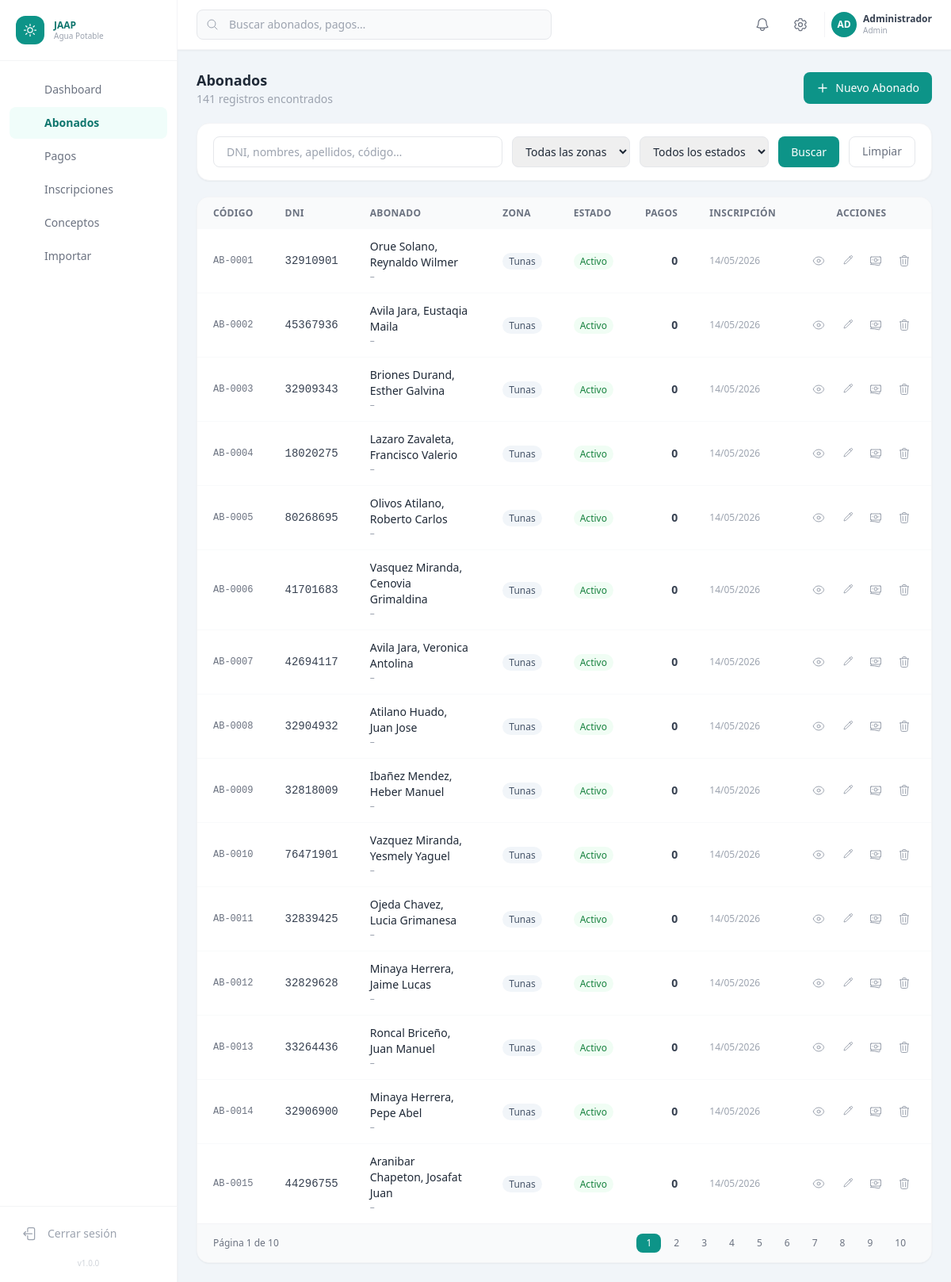
The app's page /abonados/index.php (signed in) with its own data.
### tables this page shows
CREATE TABLE `abonados` (
  `id`                INT UNSIGNED    NOT NULL AUTO_INCREMENT,
  `codigo`            VARCHAR(20)     NOT NULL COMMENT 'Código interno del abonado',
  `dni`               VARCHAR(8)      NOT NULL,
  `nombres`           VARCHAR(100)    NOT NULL,
  `apellidos`         VARCHAR(100)    NOT NULL,
  `fecha_nacimiento`  DATE            NULL,
  `departamento`      VARCHAR(100)    NOT NULL DEFAULT '',
  `provincia`         VARCHAR(100)    NOT NULL DEFAULT '',
  `distrito`          VARCHAR(100)    NOT NULL DEFAULT '',
  `direccion`         TEXT            NULL,
  `zona`              ENUM('porvenir','tunas','cerro_de_pasco') NOT NULL DEFAULT 'porvenir',
  `profesion`         VARCHAR(100)    NULL,
  `actividad`         VARCHAR(100)    NULL,
  `grado_instruccion` ENUM(
    'sin_instruccion','primaria_incompleta','primaria_completa',
    'secundaria_incompleta','secundaria_completa',
    'tecnico','universitario','posgrado'
  ) NOT NULL DEFAULT 'sin_instruccion',
  `estado_civil`      ENUM('soltero','casado','conviviente','viudo','divorciado') NOT NULL DEFAULT 'soltero',
  `telefono`          VARCHAR(15)     NULL,
  `email`             VARCHAR(100)    NULL,
  `numero_hijos`      TINYINT UNSIGNED NOT NULL DEFAULT 0,
  `fecha_inscripcion` DATE            NULL,
  `estado`            ENUM('activo','inactivo','suspendido') NOT NULL DEFAULT 'activo',
  `observaciones`     TEXT            NULL,
  `creado_por`        INT UNSIGNED    NULL,
  `created_at`        TIMESTAMP       NOT NULL DEFAULT CURRENT_TIMESTAMP,
  `updated_at`        TIMESTAMP       NOT NULL DEFAULT CURRENT_TIMESTAMP ON UPDATE CURRENT_TIMESTAMP,
  PRIMARY KEY (`id`),
  UNIQUE KEY `uk_dni`    (`dni`),
  UNIQUE KEY `uk_codigo` (`codigo`),
  KEY `idx_zona`   (`zona`),
  KEY `idx_estado` (`estado`),
  CONSTRAINT `fk_abonado_creado` FOREIGN KEY (`creado_por`) REFERENCES `usuarios_sistema` (`id`) ON DELETE SET NULL
);

### config/config.php (called while the page is built, shortened)
<?php
function e(string $s): string
{
    return htmlspecialchars($s, ENT_QUOTES | ENT_HTML5, 'UTF-8');
}

### abonados/index.php (the view, shortened to what this page needs)
<?php
$pdo = getDB();
$buscar = trim($_GET['buscar'] ?? '');
$zona   = $_GET['zona']   ?? '';
$estado = $_GET['estado'] ?? '';
$page   = max(1, (int)($_GET['page'] ?? 1));
$limit  = 15;
$offset = ($page - 1) * $limit;
$where  = ['1=1'];
$params = [];
$whereStr = implode(' AND ', $where);
$total = $pdo->prepare("SELECT COUNT(*) FROM abonados a WHERE $whereStr");
$total->execute($params);
$totalRows = (int)$total->fetchColumn();
$totalPages = max(1, (int)ceil($totalRows / $limit));
$stmt = $pdo->prepare("
    SELECT a.*,
           (SELECT COUNT(*) FROM pagos p WHERE p.abonado_id = a.id) AS total_pagos
    FROM abonados a
    WHERE $whereStr
    ORDER BY a.created_at DESC
    LIMIT $limit OFFSET $offset
");
$stmt->execute($params);
$abonados = $stmt->fetchAll();
require_once __DIR__ . '/../includes/header.php';
require_once __DIR__ . '/../includes/sidebar.php';
?>
<div class="flex flex-col flex-1 overflow-hidden">
  <?php require_once __DIR__ . '/../includes/topbar.php'; ?>
  <main class="flex-1 overflow-y-auto p-6 space-y-5">
    <div class="flex flex-col sm:flex-row sm:items-center justify-between gap-3">
      <div>
        <h1 class="text-lg font-bold text-gray-800">Abonados</h1>
        <p class="text-sm text-gray-400"><?= number_format($totalRows) ?> registros encontrados</p>
      </div>
      <a href="<?= APP_URL ?>/abonados/crear.php"
         class="inline-flex items-center gap-2 bg-brand-600 hover:bg-brand-700 text-white text-sm font-medium
                px-4 py-2.5 rounded-lg transition-colors">
        <svg class="w-4 h-4" fill="none" viewBox="0 0 24 24" stroke-width="2" stroke="currentColor">
          <path stroke-linecap="round" stroke-linejoin="round" d="M12 4.5v15m7.5-7.5h-15" />
        </svg>
        Nuevo Abonado
      </a>
    </div>
    <form method="GET" class="bg-white rounded-2xl shadow-sm border border-gray-100 px-5 py-4">
      <div class="flex flex-col sm:flex-row gap-3">
        <input name="buscar" value="<?= e($buscar) ?>" placeholder="DNI, nombres, apellidos, código…"
               class="flex-1 px-4 py-2 text-sm border border-gray-200 rounded-lg focus:outline-none focus:ring-2 focus:ring-brand-300">
        <select name="zona" class="px-3 py-2 text-sm border border-gray-200 rounded-lg focus:outline-none focus:ring-2 focus:ring-brand-300">
          <option value="">Todas las zonas</option>
        </select>
        <select name="estado" class="px-3 py-2 text-sm border border-gray-200 rounded-lg focus:outline-none focus:ring-2 focus:ring-brand-300">
          <option value="">Todos los estados</option>
        </select>
        <button type="submit"
                class="bg-brand-600 hover:bg-brand-700 text-white text-sm font-medium px-4 py-2 rounded-lg transition-colors">
          Buscar
        </button>
        <a href="<?= APP_URL ?>/abonados/index.php"
           class="border border-gray-200 text-gray-500 hover:text-gray-700 text-sm font-medium px-4 py-2 rounded-lg transition-colors">
          Limpiar
        </a>
      </div>
    </form>
    <div class="bg-white rounded-2xl shadow-sm border border-gray-100 overflow-hidden">
      <div class="overflow-x-auto">
        <table class="w-full text-sm">
          <thead class="bg-gray-50 text-xs text-gray-500 uppercase tracking-wide">
            <tr>
              <th class="px-5 py-3 text-left">Código</th>
              <th class="px-5 py-3 text-left">DNI</th>
              <th class="px-5 py-3 text-left">Abonado</th>
              <th class="px-5 py-3 text-left">Zona</th>
              <th class="px-5 py-3 text-left">Estado</th>
              <th class="px-5 py-3 text-right">Pagos</th>
              <th class="px-5 py-3 text-left">Inscripción</th>
              <th class="px-5 py-3 text-center">Acciones</th>
            </tr>
          </thead>
          <tbody class="divide-y divide-gray-50">
            <?php foreach ($abonados as $a): ?>
            <tr class="hover:bg-gray-50 transition-colors">
              <td class="px-5 py-3 font-mono text-xs text-gray-500"><?= e($a['codigo']) ?></td>
              <td class="px-5 py-3 font-mono text-gray-700"><?= e($a['dni']) ?></td>
              <td class="px-5 py-3">
                <div class="font-medium text-gray-800"><?= e($a['apellidos'] . ', ' . $a['nombres']) ?></div>
                <div class="text-xs text-gray-400"><?= e($a['distrito'] . ' – ' . $a['provincia']) ?></div>
              </td>
              <td class="px-5 py-3">
                <span class="capitalize text-xs font-medium px-2 py-0.5 rounded-full bg-slate-100 text-slate-600">
                  <?= e(ZONAS[$a['zona']] ?? $a['zona']) ?>
                </span>
              </td>
              <td class="px-5 py-3">
                <?php
                  $estadoClases = [
                    'activo'     => 'bg-green-50 text-green-700',
                    'inactivo'   => 'bg-gray-100 text-gray-500',
                    'suspendido' => 'bg-red-50 text-red-600',
                  ];
                  $cls = $estadoClases[$a['estado']] ?? 'bg-gray-100 text-gray-500';
                ?>
                <span class="<?= $cls ?> text-xs font-medium px-2 py-0.5 rounded-full capitalize">
                  <?= e(ESTADOS_ABONADO[$a['estado']] ?? $a['estado']) ?>
                </span>
              </td>
              <td class="px-5 py-3 text-right font-semibold text-gray-700"><?= (int)$a['total_pagos'] ?></td>
              <td class="px-5 py-3 text-xs text-gray-400">
                <?= $a['fecha_inscripcion'] ? date('d/m/Y', strtotime($a['fecha_inscripcion'])) : '—' ?>
              </td>
              <td class="px-5 py-3">
                <div class="flex items-center justify-center gap-2">
                  <a href="<?= APP_URL ?>/abonados/ver.php?id=<?= $a['id'] ?>"
                     title="Ver" class="p-1.5 rounded-lg hover:bg-teal-50 text-gray-400 hover:text-teal-600 transition">
                  </a>
                  <a href="<?= APP_URL ?>/abonados/editar.php?id=<?= $a['id'] ?>"
                     title="Editar" class="p-1.5 rounded-lg hover:bg-blue-50 text-gray-400 hover:text-blue-600 transition">
                    <svg class="w-4 h-4" fill="none" viewBox="0 0 24 24" stroke-width="1.5" stroke="currentColor">
                      <path stroke-linecap="round" stroke-linejoin="round" d="m16.862 4.487 1.687-1.688a1.875 1.875 0 1 1 2.652 2.652L10.582 16.07a4.5 4.5 0 0 1-1.897 1.13L6 18l.8-2.685a4.5 4.5 0 0 1 1.13-1.897l8.932-8.931Zm0 0L19.5 7.125" />
                    </svg>
                  </a>
                  <a href="<?= APP_URL ?>/pagos/registrar.php?abonado_id=<?= $a['id'] ?>"
                     title="Registrar pago" class="p-1.5 rounded-lg hover:bg-green-50 text-gray-400 hover:text-green-600 transition">
                  </a>
                  <a href="<?= APP_URL ?>/abonados/eliminar.php?id=<?= $a['id'] ?>"
                     title="Eliminar"
                     onclick="return confirm('¿Eliminar abonado <?= e(addslashes($a['apellidos'] . ' ' . $a['nombres'])) ?>?\nEsta acción no se puede deshacer.')"
                     class="p-1.5 rounded-lg hover:bg-red-50 text-gray-400 hover:text-red-500 transition">
                  </a>
                </div>
              </td>
            </tr>
            <?php endforeach; ?>
          </tbody>
        </table>
      </div>
      <?php if ($totalPages > 1): ?>
      <div class="flex items-center justify-between px-5 py-3 border-t border-gray-100 bg-gray-50 text-xs text-gray-500">
        <span>Página <?= $page ?> de <?= $totalPages ?></span>
        <div class="flex gap-1">
          <?php for ($i = 1; $i <= $totalPages; $i++): ?>
            <a href="?buscar=<?= urlencode($buscar) ?>&zona=<?= urlencode($zona) ?>&estado=<?= urlencode($estado) ?>&page=<?= $i ?>"
               class="px-3 py-1 rounded-lg <?= $i === $page ? 'bg-brand-600 text-white' : 'hover:bg-gray-200' ?>">
              <?= $i ?>
            </a>
          <?php endfor; ?>
        </div>
      </div>
      <?php endif; ?>
    </div>
  </main>
</div>
<?php require_once __DIR__ . '/../includes/footer.php'; ?>

### records on screen
abonados: codigo "AB-0001", dni "32910901", apellidos+nombres "Orue Solano, Reynaldo Wilmer", distrito+provincia "–", zona "Tunas", estado "Activo", total_pagos "0", fecha_inscripcion "14/05/2026"
abonados: codigo "AB-0002", dni "45367936", apellidos+nombres "Avila Jara, Eustaqia Maila", distrito+provincia "–", zona "Tunas", estado "Activo", total_pagos "0", fecha_inscripcion "14/05/2026"
abonados: codigo "AB-0003", dni "32909343", apellidos+nombres "Briones Durand, Esther Galvina", distrito+provincia "–", zona "Tunas", estado "Activo", total_pagos "0", fecha_inscripcion "14/05/2026"
abonados: codigo "AB-0004", dni "18020275", apellidos+nombres "Lazaro Zavaleta, Francisco Valerio", distrito+provincia "–", zona "Tunas", estado "Activo", total_pagos "0", fecha_inscripcion "14/05/2026"
abonados: codigo "AB-0005", dni "80268695", apellidos+nombres "Olivos Atilano, Roberto Carlos", distrito+provincia "–", zona "Tunas", estado "Activo", total_pagos "0", fecha_inscripcion "14/05/2026"
abonados: codigo "AB-0006", dni "41701683", apellidos+nombres "Vasquez Miranda, Cenovia Grimaldina", distrito+provincia "–", zona "Tunas", estado "Activo", total_pagos "0", fecha_inscripcion "14/05/2026"
abonados: codigo "AB-0007", dni "42694117", apellidos+nombres "Avila Jara, Veronica Antolina", distrito+provincia "–", zona "Tunas", estado "Activo", total_pagos "0", fecha_inscripcion "14/05/2026"
abonados: codigo "AB-0008", dni "32904932", apellidos+nombres "Atilano Huado, Juan Jose", distrito+provincia "–", zona "Tunas", estado "Activo", total_pagos "0", fecha_inscripcion "14/05/2026"
abonados: codigo "AB-0009", dni "32818009", apellidos+nombres "Ibañez Mendez, Heber Manuel", distrito+provincia "–", zona "Tunas", estado "Activo", total_pagos "0", fecha_inscripcion "14/05/2026"
abonados: codigo "AB-0010", dni "76471901", apellidos+nombres "Vazquez Miranda, Yesmely Yaguel", distrito+provincia "–", zona "Tunas", estado "Activo", total_pagos "0", fecha_inscripcion "14/05/2026"
abonados: codigo "AB-0011", dni "32839425", apellidos+nombres "Ojeda Chavez, Lucia Grimanesa", distrito+provincia "–", zona "Tunas", estado "Activo", total_pagos "0", fecha_inscripcion "14/05/2026"
abonados: codigo "AB-0012", dni "32829628", apellidos+nombres "Minaya Herrera, Jaime Lucas", distrito+provincia "–", zona "Tunas", estado "Activo", total_pagos "0", fecha_inscripcion "14/05/2026"
abonados: codigo "AB-0013", dni "33264436", apellidos+nombres "Roncal Briceño, Juan Manuel", distrito+provincia "–", zona "Tunas", estado "Activo", total_pagos "0", fecha_inscripcion "14/05/2026"
abonados: codigo "AB-0014", dni "32906900", apellidos+nombres "Minaya Herrera, Pepe Abel", distrito+provincia "–", zona "Tunas", estado "Activo", total_pagos "0", fecha_inscripcion "14/05/2026"
abonados: codigo "AB-0015", dni "44296755", apellidos+nombres "Aranibar Chapeton, Josafat Juan", distrito+provincia "–", zona "Tunas", estado "Activo", total_pagos "0", fecha_inscripcion "14/05/2026"

### other values on screen
$item['label'] "Dashboard"
$item['label'] "Abonados"
$item['label'] "Pagos"
$item['label'] "Inscripciones"
$item['label'] "Conceptos"
$item['label'] "Importar"
APP_VERSION "1.0.0"
mb_substr($user['nombre'], 0, 2) "AD"
$user['nombre'] "Administrador"
$user['rol'] "Admin"
$totalRows "141"
$page "1"
$totalPages "10"
